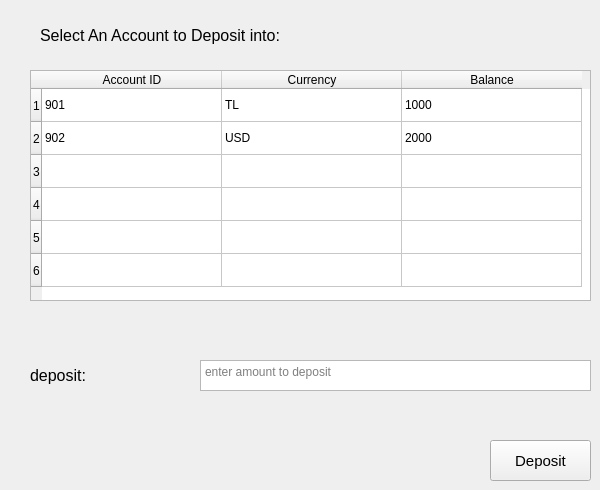
     <widget class="QWidget" name="PDeposit">
      <widget class="QLabel" name="deposit_label">
       <property name="geometry">
        <rect>
         <x>30</x>
         <y>360</y>
         <width>111</width>
         <height>31</height>
        </rect>
       </property>
       <property name="font">
        <font>
         <pointsize>12</pointsize>
        </font>
       </property>
       <property name="text">
        <string>deposit:</string>
       </property>
      </widget>
      <widget class="QLabel" name="deposit_into_label">
       <property name="geometry">
        <rect>
         <x>40</x>
         <y>20</y>
         <width>321</width>
         <height>31</height>
        </rect>
       </property>
       <property name="font">
        <font>
         <pointsize>12</pointsize>
        </font>
       </property>
       <property name="text">
        <string>Select An Account to Deposit into: </string>
       </property>
      </widget>
      <widget class="QTextEdit" name="deposit_textEdit">
       <property name="geometry">
        <rect>
         <x>200</x>
         <y>360</y>
         <width>391</width>
         <height>31</height>
        </rect>
       </property>
       <property name="placeholderText">
        <string>enter amount to deposit</string>
       </property>
      </widget>
      <widget class="QPushButton" name="deposit_btn">
       <property name="geometry">
        <rect>
         <x>490</x>
         <y>440</y>
         <width>101</width>
         <height>41</height>
        </rect>
       </property>
       <property name="font">
        <font>
         <pointsize>11</pointsize>
        </font>
       </property>
       <property name="text">
        <string>Deposit</string>
       </property>
      </widget>
      <widget class="QTableWidget" name="deposit_tableWidget">
       <property name="geometry">
        <rect>
         <x>30</x>
         <y>70</y>
         <width>561</width>
         <height>231</height>
        </rect>
       </property>
       <property name="rowCount">
        <number>6</number>
       </property>
       <attribute name="horizontalHeaderMinimumSectionSize">
        <number>42</number>
       </attribute>
       <attribute name="horizontalHeaderDefaultSectionSize">
        <number>180</number>
       </attribute>
       <attribute name="verticalHeaderDefaultSectionSize">
        <number>33</number>
       </attribute>
       <row>
        <property name="text">
         <string>1</string>
        </property>
       </row>
       <row/>
       <row/>
       <row/>
       <row/>
       <row/>
       <column>
        <property name="text">
         <string>Account ID</string>
        </property>
       </column>
       <column>
        <property name="text">
         <string>Currency</string>
        </property>
       </column>
       <column>
        <property name="text">
         <string>Balance</string>
        </property>
       </column>
       <item row="0" column="0">
        <property name="text">
         <string>901</string>
        </property>
       </item>
       <item row="0" column="1">
        <property name="text">
         <string>TL</string>
        </property>
       </item>
       <item row="0" column="2">
        <property name="text">
         <string>1000</string>
        </property>
       </item>
       <item row="1" column="0">
        <property name="text">
         <string>902</string>
        </property>
       </item>
       <item row="1" column="1">
        <property name="text">
         <string>USD</string>
        </property>
       </item>
       <item row="1" column="2">
        <property name="text">
         <string>2000</string>
        </property>
       </item>
      </widget>
     </widget>
